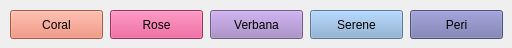
      <widget class="QWidget" name="tab_7">
       <attribute name="title">
        <string>Light Color</string>
       </attribute>
       <widget class="QPushButton" name="pushButton_25">
        <property name="geometry">
         <rect>
          <x>10</x>
          <y>10</y>
          <width>93</width>
          <height>29</height>
         </rect>
        </property>
        <property name="styleSheet">
         <string notr="true">background-color:#ed7e64</string>
        </property>
        <property name="text">
         <string>Coral</string>
        </property>
       </widget>
       <widget class="QPushButton" name="pushButton_26">
        <property name="geometry">
         <rect>
          <x>210</x>
          <y>10</y>
          <width>93</width>
          <height>29</height>
         </rect>
        </property>
        <property name="styleSheet">
         <string notr="true">background-color:#9f80c1</string>
        </property>
        <property name="text">
         <string>Verbana</string>
        </property>
       </widget>
       <widget class="QPushButton" name="pushButton_27">
        <property name="geometry">
         <rect>
          <x>110</x>
          <y>10</y>
          <width>93</width>
          <height>29</height>
         </rect>
        </property>
        <property name="styleSheet">
         <string notr="true">background-color:#e04585</string>
        </property>
        <property name="text">
         <string>Rose</string>
        </property>
       </widget>
       <widget class="QPushButton" name="pushButton_28">
        <property name="geometry">
         <rect>
          <x>310</x>
          <y>10</y>
          <width>93</width>
          <height>29</height>
         </rect>
        </property>
        <property name="styleSheet">
         <string notr="true">background-color:#81a8d0</string>
        </property>
        <property name="text">
         <string>Serene</string>
        </property>
       </widget>
       <widget class="QPushButton" name="pushButton_29">
        <property name="geometry">
         <rect>
          <x>410</x>
          <y>10</y>
          <width>93</width>
          <height>29</height>
         </rect>
        </property>
        <property name="styleSheet">
         <string notr="true">background-color:#7071ab</string>
        </property>
        <property name="text">
         <string>Peri</string>
        </property>
       </widget>
      </widget>
